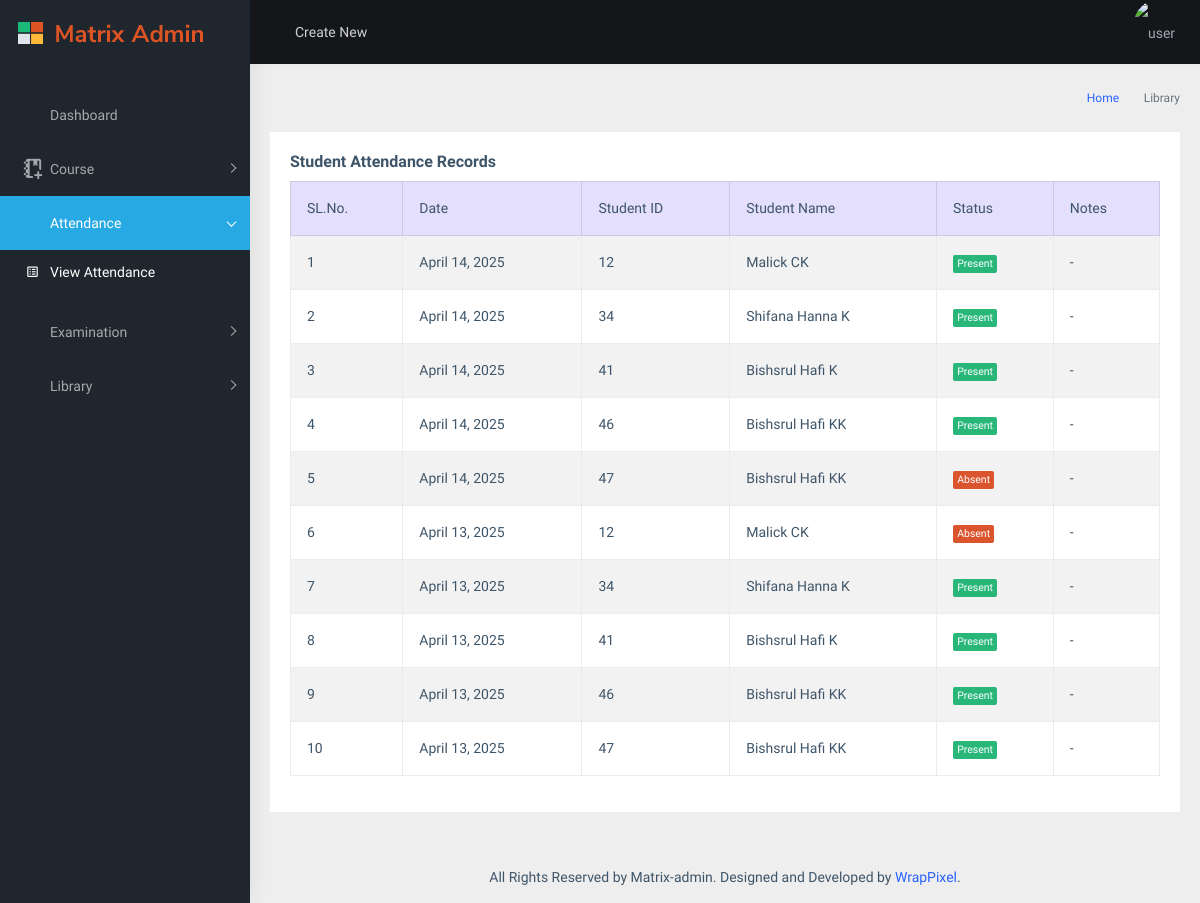
The app's page /student/view_student_attendance_student with its own data.
### main/models.py (models this page shows)
class StudentAttendance(models.Model):
    student = models.ForeignKey(Student, on_delete=models.CASCADE)
    date = models.DateField(default=timezone.now)
    status = models.CharField(max_length=10, choices=[
        ('present', 'Present'),
        ('absent', 'Absent'),
        ('leave', 'Leave'),
        ('late', 'Late')
    ])
    notes = models.TextField(blank=True, null=True)

class Student(models.Model):
    student_id = models.ForeignKey(User, on_delete=models.CASCADE)
    course = models.ForeignKey(Course, on_delete=models.CASCADE)
    mob = models.IntegerField()
    photo = models.ImageField(upload_to='media/students_image')

class User(AbstractUser):
    user_type = models.CharField(max_length=50)

### student/views.py (the view)
# urls.py: path("view_student_attendance_student",views.view_student_attendance_student, name="view_student_attendance_student"),
def view_student_attendance_student(request):
    attendance_list = StudentAttendance.objects.all().order_by('-date')
    return render(request, 'view_student_attendance_student.html', {
        'attendance_list': attendance_list
    })

### student/templates/view_student_attendance_student.html (shortened to what this page needs)
{% extends 'student_home.html' %}
{% block content %}
<link rel="stylesheet" type="text/css" href="../static/backend/assets/extra-libs/multicheck/multicheck.css" />
<link href="../static/backend/assets/libs/datatables.net-bs4/css/dataTables.bootstrap4.css" rel="stylesheet" />
<div class="card">
    <div class="card-body">
        <h5 class="card-title">Student Attendance Records</h5>
        <div class="table-responsive">
            <table id="zero_config" class="table table-striped table-bordered">
                <thead class="table-primary fw-bold">
                    <tr>
                        <th>SL.No.</th>
                        <th>Date</th>
                        <th>Student ID</th>
                        <th>Student Name</th>
                        <th>Status</th>
                        <th>Notes</th>
                    </tr>
                </thead>
                <tbody>
                    {% for i in attendance_list %}
                    <tr>
                        <td>{{ forloop.counter}}</td>
                        <td>{{ i.date}}</td>
                        <td>{{ i.student.student_id.id}}</td>
                        <td>{{ i.student.student_id.get_full_name }}</td>
                        <td>
                            <span class="badge
                                {% if i.status == 'present' %}bg-success
                                {% elif i.status == 'absent' %}bg-danger
                                {% elif i.status == 'leave' %}bg-warning
                                {% elif i.status == 'late' %}bg-info
                                {% endif %}">
                                {{ i.get_status_display }}
                            </span>
                        </td>
                        <td>{{ i.notes|default:"-" }}</td>
                    </tr>
                    {% empty %}
                    <tr>
                        <td colspan="5" class="text-center">No attendance records found</td>
                    </tr>
                    {% endfor %}
                </tbody>
            </table>
        </div>
    </div>
</div>
{% endblock %}

### records on screen
StudentAttendance: date "April 14, 2025", student.student_id.id "12", student.student_id.get_full_name "Malick CK", status "Present", notes "-"
StudentAttendance: date "April 14, 2025", student.student_id.id "34", student.student_id.get_full_name "Shifana Hanna K", status "Present", notes "-"
StudentAttendance: date "April 14, 2025", student.student_id.id "41", student.student_id.get_full_name "Bishsrul Hafi K", status "Present", notes "-"
StudentAttendance: date "April 14, 2025", student.student_id.id "46", student.student_id.get_full_name "Bishsrul Hafi KK", status "Present", notes "-"
StudentAttendance: date "April 14, 2025", student.student_id.id "47", student.student_id.get_full_name "Bishsrul Hafi KK", status "Absent", notes "-"
StudentAttendance: date "April 13, 2025", student.student_id.id "12", student.student_id.get_full_name "Malick CK", status "Absent", notes "-"
StudentAttendance: date "April 13, 2025", student.student_id.id "34", student.student_id.get_full_name "Shifana Hanna K", status "Present", notes "-"
StudentAttendance: date "April 13, 2025", student.student_id.id "41", student.student_id.get_full_name "Bishsrul Hafi K", status "Present", notes "-"
StudentAttendance: date "April 13, 2025", student.student_id.id "46", student.student_id.get_full_name "Bishsrul Hafi KK", status "Present", notes "-"
StudentAttendance: date "April 13, 2025", student.student_id.id "47", student.student_id.get_full_name "Bishsrul Hafi KK", status "Present", notes "-"
